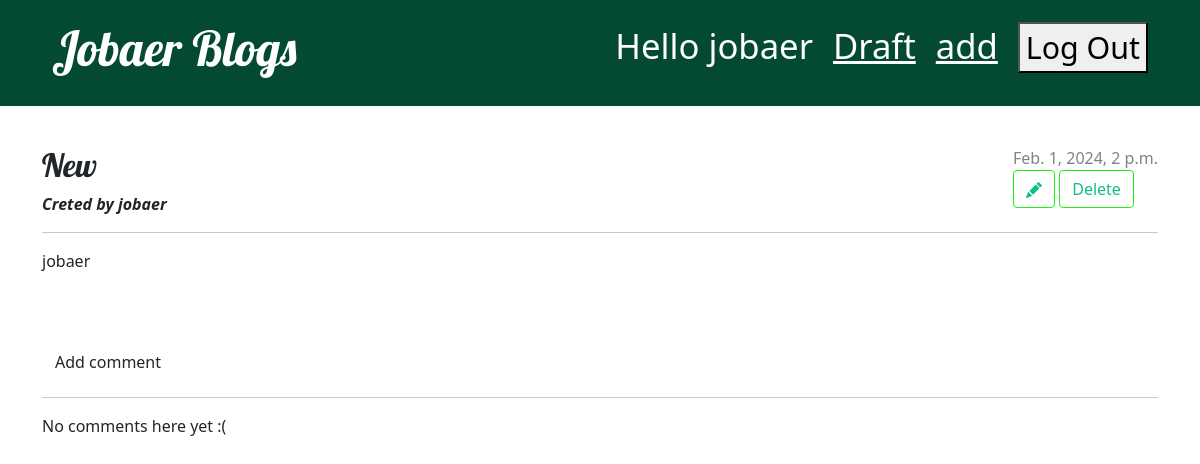
The page /post/8/ (signed in) on the database its author committed.
### blog/models.py (models this page shows, shortened)
class Post(models.Model):
    author = models.ForeignKey(settings.AUTH_USER_MODEL, on_delete=models.CASCADE)
    title = models.CharField(max_length=200)
    text = models.TextField()
    created_date = models.DateTimeField(default=timezone.now)
    published_date = models.DateTimeField(blank=True, null=True)

### blog/views.py (the view)
# urls.py: path('post/<int:pk>/', views.post_detail, name='post_detail'),
@login_required
def post_detail(request,pk):
    post = get_object_or_404(Post,pk=pk)
    return render(request,'blog/post_detail.html',{'post':post})

### blog/templates/blog/post_detail.html (shortened to what this page needs)
{% extends 'blog/base.html' %} {% block content %}
<article class="post">
  <aside class="actions">
    {% if post.published_date %}
    <div class="date">{{ post.published_date }}</div>
    {% else %}
    <a class="btn btn-secondary" href="{% url 'post_publish' pk=post.pk %}"
      >Publish</a
    >
    {% endif %} {% if user.is_authenticated %}
    <a class="btn btn-secondary" href="{% url 'post_edit' pk=post.pk %}">
    </a>
    <a class="btn btn-secondary" href="{% url 'post_remove' pk=post.pk %}"
      >Delete</a
    >
    {%endif %}
  </aside>
  <h2>{{ post.title }}</h2>
  <b><i>Creted by {{post.author}}</i></b>
  <hr />
  <p>{{ post.text|linebreaksbr }}</p>
</article>
<a class="btn btn-default" href="{% url 'add_comment_to_post' pk=post.pk %}">Add comment</a>
<hr>
{% for comment in post.comments.all %}
    {% if user.is_authenticated or comment.approved_comment %}
    <div class="comment">
        <div class="date">
            {{ comment.created_date }}
            <br>
            {% if not comment.approved_comment %}
                <a class="btn btn-default" href="{% url 'comment_remove' pk=comment.pk %}"> Remove
                </a>
                <a class="btn btn-default" href="{% url 'comment_approve' pk=comment.pk %}">
                Comment_Approve
                </a>
            {% endif %}
        </div>
        <br>
        <strong>{{ comment.author }}</strong>
        <p>{{ comment.text|linebreaks }}</p>
    </div>
    {% endif %}
{% empty %}
    <p>No comments here yet :(</p>
{% endfor %}
{% endblock %}

### blog/templates/blog/base.html (shortened to what this page needs)
{% load static %}
<!DOCTYPE html>
<html>
  <head>
    <link
      rel="stylesheet"
      href="https://cdn.jsdelivr.net/npm/bootstrap@5.1.3/dist/css/bootstrap.min.css"
    />
    <link rel="stylesheet" href="{% static 'css/blog.css' %}" />
  </head>
  <body>
    <header class="page-header">
      <div class="container">
        {% if user.is_authenticated %}
        <form action="{% url 'logout' %}" method="post" class="top-menu">
          <small><button type="submit">Log Out</button></small>
        </form>
        <a href="{% url 'post_new' %}" class="top-menu">
          add
        </a>
        <a href="{% url 'post_draft_list' %}" class="top-menu">
          Draft
        </a>
        <p class="top-menu">Hello {{ user.username }}</p>
        {% else %}
         <form action="{% url 'signup' %}" method="post" class="top-menu">
          {% csrf_token %}
          <small><button type="submit">SignUp</button></small>
        </form>
        <a href="{% url 'login' %}" class="top-menu">Login</span></a>
         {%endif %}
         <h1><a href="/">Jobaer Blogs</a></h1>
        </div>
    </header>
    <main class="container">
      <div class="row">
        <div class="col">{% block content %} {%endblock content%}</div>
      </div>
    </main>
  </body>
</html>

### blog/static/css/blog.css (style rules this page uses)
.page-header { background-color: #044933; margin-top: 0; margin-bottom: 40px; padding: 20px 20px 20px 40px; }
.page-header h1, .page-header h1 a, .page-header h1 a:visited, .page-header h1 a:active { color: #ffffff; font-size: 36pt; text-decoration: none; }
h1, h2, h3, h4 { font-family: 'Lobster', cursive; }
.date { color: #828282; }
.top-menu, .top-menu:hover, .top-menu:visited { color: #ffffff; float: right; font-size: 26pt; margin-right: 20px; }
.post { margin-bottom: 70px; }
.post > .date, .post > .actions { float: right; }
.btn-secondary, .btn-secondary:visited { color: #11bf85; background: none; border-color: #1ef212; }

### rows shown on the page
Post: published_date "Feb. 1, 2024, 2 p.m.", title "New", author "jobaer", text "jobaer"

### other values the page prints
{{ user.username }} "jobaer"
